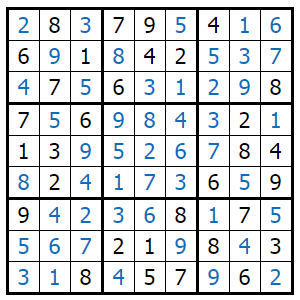
#> input picture all/chapter_03/images/sudoku.png, 300 x 300 px
$ python Number_17.py
#> lines starting #> are read from the running program, lines starting #| are printed output that depends on the picture
"""
    Gradients and Edge Detection

    Edge detection methods:
        - Finding gradients
        - Canny edge detection

    Finding gradients:
        - Sobel derivatives
        - Laplacian derivatives

    Sobel derivatives:
        The Sobel method is a combination of Gaussian smoothing and Sobel differentiation, which computes
        an approximation of the gradient of an image intensity function. Because of the Gaussian smoothing,
        this method is resistant to noise. We can perform derivatives either in the horizontal or vertical
        direction by passing the arguments xorder and yorder, respectively. The Sobel() function also takes
        an argument ksize that we use to define the kernel size. If we set ksize to -1, OpenCV will internally
        apply a 3×3 Schar filter, which generally gives a better result compared to the 3×3 Sobel filter.
"""

# Sobel derivatives

from cv2 import (imread, imshow, waitKey, cvtColor, COLOR_BGR2GRAY, bilateralFilter,
           Sobel, CV_64F)
from numpy import (uint8, absolute)


# Loading the image and converting to grayscale
original_image = imread("images/sudoku.png")
#> original_image is the input picture: shape (300, 300, 3); mean B, G, R 218.4, 215.8, 213
grayscale_image = cvtColor(original_image, COLOR_BGR2GRAY)
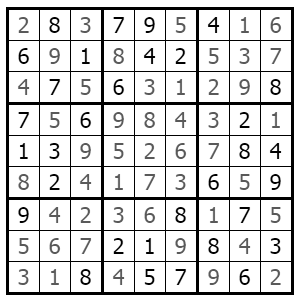
#> grayscale_image: shape (300, 300); min 0, max 255, mean 215.2
# Applying bilateral filter
blurred_image = bilateralFilter(grayscale_image, 5, 50, 50)
imshow("Blurred Image", blurred_image)


# Sobel gradient detection
sobel_x = Sobel(blurred_image, CV_64F, 1, 0, ksize=3)
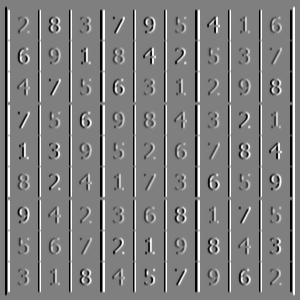
#> sobel_x: shape (300, 300) float64; min -1016, max 1016, mean 0; drawn with min black and max white
sobel_x = uint8(absolute(sobel_x))
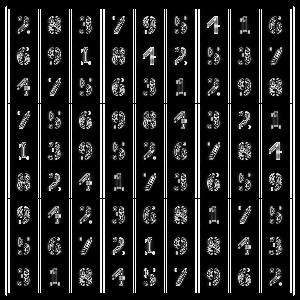
#> sobel_x: shape (300, 300); min 0, max 255, mean 38.6
sobel_y = Sobel(blurred_image, CV_64F, 0, 1, ksize=3)
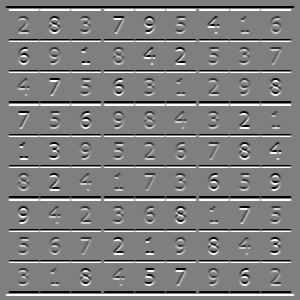
#> sobel_y: shape (300, 300) float64; min -1016, max 1016, mean 0; drawn with min black and max white
sobel_y = uint8(absolute(sobel_y))
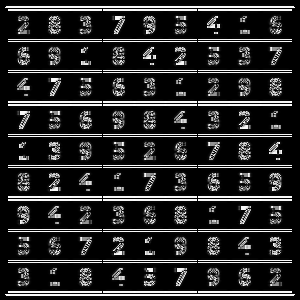
#> sobel_y: shape (300, 300); min 0, max 255, mean 39.4
imshow("Sobel X", sobel_x)
imshow("Sobel Y", sobel_y)

# Schar gradient detection by passing ksize = -1 to Sobel function
schar_x = Sobel(blurred_image, CV_64F, 1, 0, ksize=-1)
schar_x = uint8(absolute(schar_x))
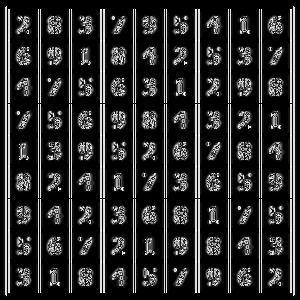
#> schar_x: shape (300, 300); min 0, max 255, mean 43.2
schar_y = Sobel(blurred_image, CV_64F, 0, 1, ksize=-1)
schar_y = uint8(absolute(schar_y))
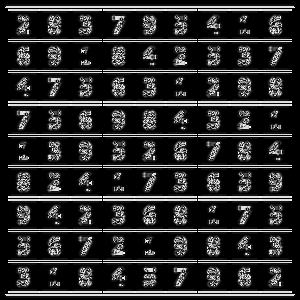
#> schar_y: shape (300, 300); min 0, max 255, mean 41.9
imshow("Schar X", schar_x)
imshow("Schar Y", schar_y)
waitKey(0)
